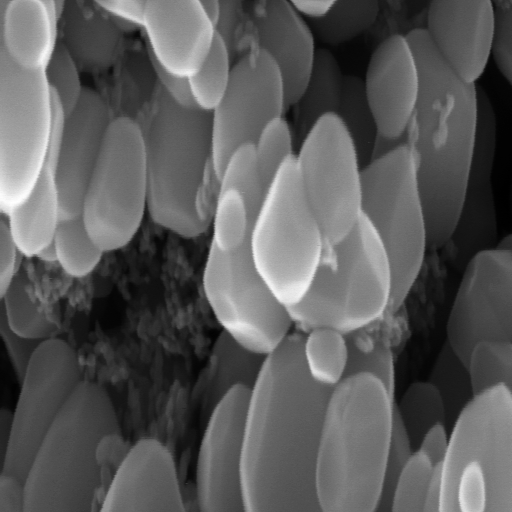
#> input picture demonstrations/data/trajectory images/image_00.png, 512 x 512 px; its folder holds 4 pictures in this run
$ jupyter execute --allow-errors sam_sem_robustness_stability_analysis.ipynb
#> lines starting #> are read from the running program, lines starting #| are printed output that depends on the picture
# SAM for SEM microstructures: robustness and stability

This teaching notebook adapts the supplied **Noise Sensitivity Analysis with Trajectory Analysis** workflow to one focused question:

> **How much SEM image degradation can Meta's original Segment Anything Model (SAM) tolerate before its internal representation meaningfully changes?**

We study the pooled 256-dimensional output of SAM's ViT-B image encoder. We do **not** compare against a VAE or two-point correlations. Most of the notebook studies representation robustness; a final, clearly separated section studies the local **prediction stability** of SAM's mask decoder under fixed prompts.

## Learning goals and experimental logic

By the end, you should be able to distinguish five complementary views of robustness and stability:

1. **Image-level stability:** Does one degraded image remain close to its own clean embedding?
2. **Neighbourhood stability:** Is its nearest clean reference still the correct image?
3. **Population stability:** Does the geometry of the complete image collection deform?
4. **Visual trajectory:** What does movement look like in a two-dimensional PCA projection?
5. **Local prediction stability:** Do fixed-prompt masks change under small, filter-normalized mask-decoder perturbations?

The first three are computed in the **full 256-D SAM representation space**. PCA is fitted only on clean embeddings and is used strictly as a visualization. A visually dramatic PCA path is not, by itself, proof of a large full-space change.

### Controlled comparison
We create Gaussian, Poisson, blur, and salt-and-pepper degradations. Their physical parameters are not directly comparable, so a deterministic binary search matches each image to requested **SSIM** levels. The measured SSIM is retained because exact matching is not always possible. Blur receives a dataset-specific range: some microstructures reach a high SSIM floor even under extreme blur.

[cell 1]
from pathlib import Path
import hashlib
import json
import os
import time

import matplotlib.pyplot as plt
import numpy as np
import pandas as pd
import seaborn as sns
import torch
import torch.nn as nn
from PIL import Image
from scipy.spatial import procrustes
from sklearn.decomposition import PCA
from sklearn.preprocessing import StandardScaler, normalize
from skimage.filters import gaussian
from skimage.metrics import structural_similarity
from tqdm.auto import tqdm

from segment_anything import SamPredictor, sam_model_registry

sns.set_theme(style="whitegrid", context="notebook")
SEED = 42
rng = np.random.default_rng(SEED)
torch.manual_seed(SEED)
#> (this line was passed over: torch is not available in this run)

PROJECT_ROOT = Path.cwd()
while PROJECT_ROOT != PROJECT_ROOT.parent and not (PROJECT_ROOT / "demonstrations").is_dir():
    PROJECT_ROOT = PROJECT_ROOT.parent
assert (PROJECT_ROOT / "demonstrations").is_dir(), "Run the notebook from inside the repository."
IMAGE_DIR = PROJECT_ROOT / "demonstrations/data/trajectory images"
SAM_CHECKPOINT = PROJECT_ROOT / "weights/segment-anything/sam_vit_b_01ec64.pth"
ARTIFACT_DIR = PROJECT_ROOT / "artifacts/sam_sem_robustness"
ARTIFACT_DIR.mkdir(parents=True, exist_ok=True)

# Set SAM_ROBUSTNESS_SMOKE=1 before execution for a short validation run.
SMOKE_TEST = os.getenv("SAM_ROBUSTNESS_SMOKE", "0") == "1"
MAX_IMAGES = 3 if SMOKE_TEST else 10
N_LEVELS = 1 if SMOKE_TEST else 4
FORCE_RECOMPUTE = False

assert IMAGE_DIR.is_dir(), f"Image directory not found: {IMAGE_DIR}"
#> (the rest of this cell did not finish here and is left out)

## 1. Load and inspect the clean SEM images

All images are converted to grayscale, resized to 512×512 if needed, converted to `float32`, and normalized to [0, 1]. Min–max normalization is performed once, before degradation; degraded images are only clipped, not renormalized. This prevents normalization from partly undoing the intended corruption.

[cell 2]
VALID_SUFFIXES = {".png", ".jpg", ".jpeg", ".tif", ".tiff", ".bmp"}
image_paths = sorted(p for p in IMAGE_DIR.iterdir() if p.suffix.lower() in VALID_SUFFIXES)[:MAX_IMAGES]
assert len(image_paths) >= 3, "At least three images are needed for trajectories and neighbour analysis."

def load_sem_image(path, size=512):
#> called with size = 512
    image = Image.open(path).convert("L")
    if image.size != (size, size):
        image = image.resize((size, size), Image.Resampling.BILINEAR)
    array = np.asarray(image, dtype=np.float32)
    lo, hi = float(array.min()), float(array.max())
#> lo = 0; hi = 255
    if hi > lo:
        array = (array - lo) / (hi - lo)
    else:
        array = np.zeros_like(array)
    return array

clean_images = np.stack([load_sem_image(p) for p in image_paths])
#> call 2 of load_sem_image, with size = 512
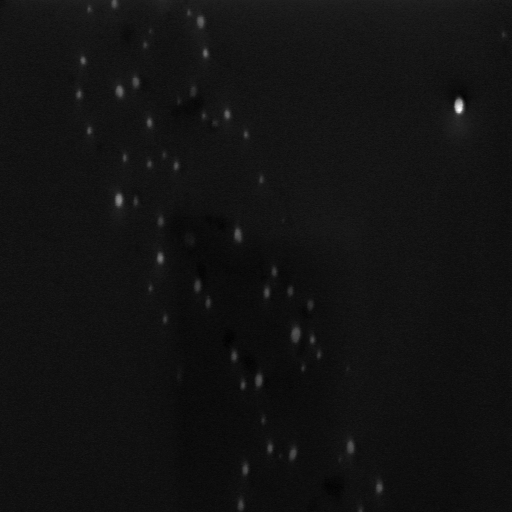
#> input picture demonstrations/data/trajectory images/image_01.png, 512 x 512 px
#> call 3 of load_sem_image, with size = 512
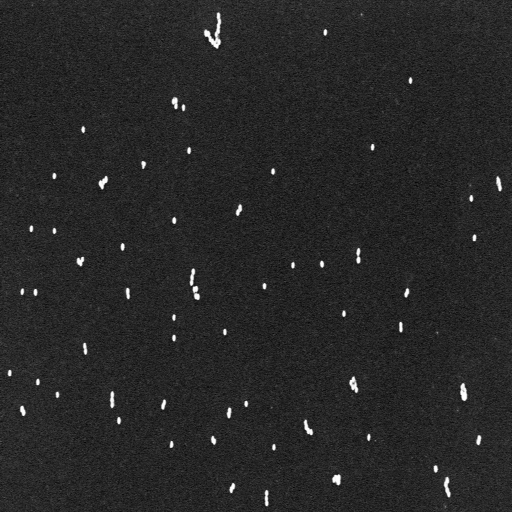
#> input picture demonstrations/data/trajectory images/image_02.png, 512 x 512 px
#> call 4 of load_sem_image, with size = 512
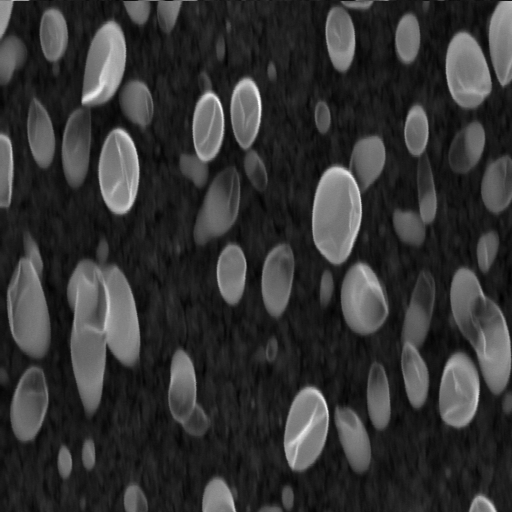
#> input picture demonstrations/data/trajectory images/image_03.png, 512 x 512 px
filenames = np.array([p.name for p in image_paths])
print(f"Loaded {len(clean_images)} images with shape {clean_images.shape[1:]} from {IMAGE_DIR.relative_to(PROJECT_ROOT)}")
#| Loaded 4 images with shape (512, 512) from demonstrations/data/trajectory images

fig, axes = plt.subplots(2, int(np.ceil(len(clean_images) / 2)), figsize=(15, 6))
for ax, image, name in zip(np.ravel(axes), clean_images, filenames):
    ax.imshow(image, cmap="gray", vmin=0, vmax=1)
    ax.set_title(name)
    ax.axis("off")
#> this loop made 4 passes
#> name on passes 1 to 4: 'image_00.png', 'image_01.png', 'image_02.png', 'image_03.png'
for ax in np.ravel(axes)[len(clean_images):]:
    ax.axis("off")
#> this loop made 0 passes
fig.suptitle("Clean SEM microstructures", fontsize=16)
plt.tight_layout()
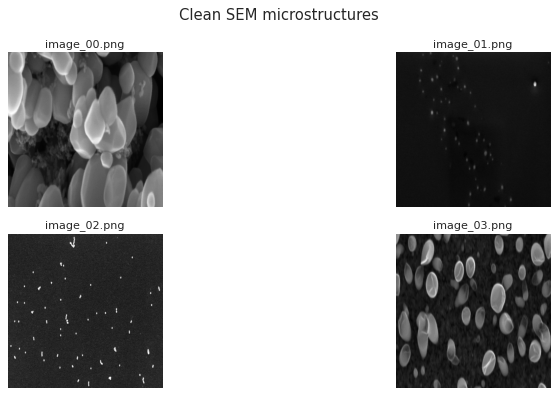
#> figure drawn by matplotlib, 4 panels

## 2. Generate SSIM-matched degradation trajectories

The functions below retain the source notebook's four noise models and SSIM matching, with two reproducibility improvements:

- every search uses a fixed random seed, so evaluating the same parameter gives the same image;
- the best observed match is returned even when stochastic/discrete noise prevents exact convergence.

**SSIM is a control variable, not a verdict on scientific usefulness.** Two corruptions with the same SSIM can alter microstructural evidence very differently.

[cell 3]
NOISE_TYPES = ("gaussian", "poisson", "blur", "salt_pepper")
DISPLAY_NAME = {"gaussian": "Gaussian", "poisson": "Poisson", "blur": "Blur", "salt_pepper": "Salt & pepper"}

def image_ssim(reference, candidate):
    return float(structural_similarity(reference, candidate, data_range=1.0))

def degrade(image, noise_type, strength, seed):
#> called with noise_type = 'blur', strength = 50, seed = 42
    local_rng = np.random.default_rng(seed)
    if noise_type == "gaussian":
        out = image + local_rng.normal(0.0, strength, image.shape)
    elif noise_type == "poisson":
        peak = max(float(strength), 1e-4)
        out = local_rng.poisson(np.clip(image, 0, 1) * peak) / peak
    elif noise_type == "blur":
        out = gaussian(image, sigma=strength, preserve_range=True)
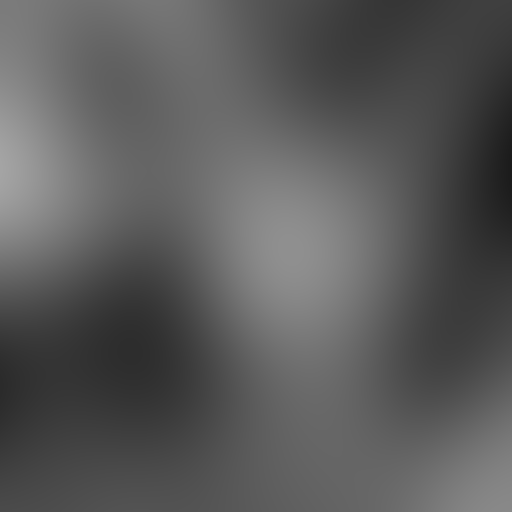
#> out: shape (512, 512) float32; min 0.107, max 0.646, mean 0.356
    elif noise_type == "salt_pepper":
        amount = float(np.clip(strength, 0, 1))
        draws = local_rng.random(image.shape)
        out = image.copy()
        out[draws < amount / 2] = 0.0
        out[(draws >= amount / 2) & (draws < amount)] = 1.0
    else:
        raise ValueError(f"Unknown noise type: {noise_type}")
    return np.clip(out, 0, 1).astype(np.float32)

def match_target_ssim(image, noise_type, target, seed, tolerance=0.012, max_iter=28):
    # Poisson strength is peak electron count: larger means cleaner. Search in log space.
    if noise_type == "poisson":
        low, high = -2.0, 5.0
        to_strength = lambda x: 10.0 ** x
        cleaner_when_larger = True
    else:
        bounds = {"gaussian": (0.0, 1.0), "blur": (0.0, 50.0), "salt_pepper": (0.0, 1.0)}
        low, high = bounds[noise_type]
        to_strength = lambda x: x
        cleaner_when_larger = False

    best = None
    for _ in range(max_iter):
        middle = (low + high) / 2
        strength = to_strength(middle)
        candidate = degrade(image, noise_type, strength, seed)
        measured = image_ssim(image, candidate)
        error = abs(measured - target)
        if best is None or error < best[0]:
            best = (error, candidate, measured, strength)
        if error <= tolerance:
            break
        if cleaner_when_larger:
            if measured < target:
                low = middle
            else:
                high = middle
        else:
            if measured < target:
                high = middle
            else:
                low = middle
    _, candidate, measured, strength = best
    return candidate, measured, strength

# A common wide range works for additive/shot/impulse noise. Blur needs a data-driven floor.
wide_targets = np.array([0.85] if SMOKE_TEST else [0.95, 0.80, 0.65, 0.50])
blur_floors = np.array([image_ssim(img, degrade(img, "blur", 50.0, SEED)) for img in clean_images])
#> call 2 of degrade, with noise_type = 'blur', strength = 50, seed = 42
#> in degrade (call 2), `out = gaussian(image, sigma=strength, preserve_range=True)`:
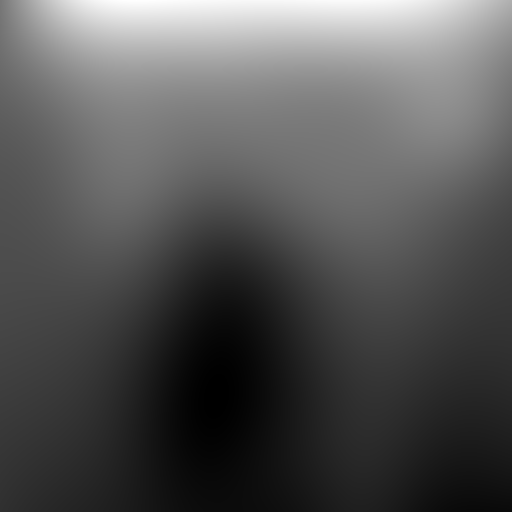
#> out: shape (512, 512) float32; min 0.0551, max 0.105, mean 0.0719; drawn with min black and max white
#> call 3 of degrade, with noise_type = 'blur', strength = 50, seed = 42
#> in degrade (call 3), `out = gaussian(image, sigma=strength, preserve_range=True)`:
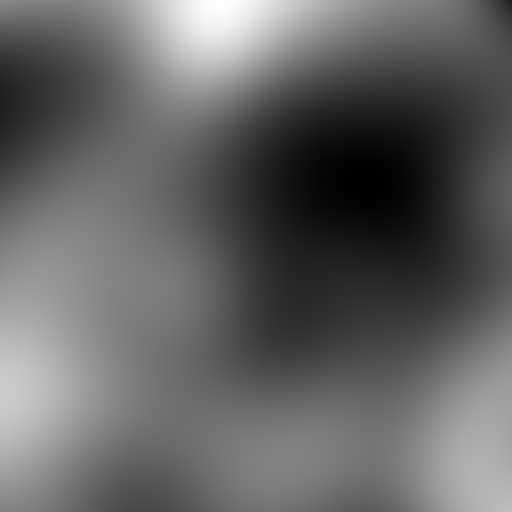
#> out: shape (512, 512) float32; min 0.14, max 0.174, mean 0.154; drawn with min black and max white
#> call 4 of degrade, with noise_type = 'blur', strength = 50, seed = 42
#> in degrade (call 4), `out = gaussian(image, sigma=strength, preserve_range=True)`:
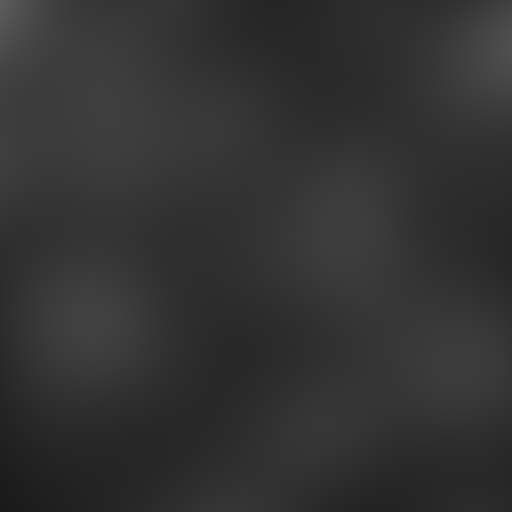
#> out: shape (512, 512) float32; min 0.103, max 0.367, mean 0.2
#> blur_floors = [0.611, 0.903, 0.47, 0.482]
safe_blur_floor = float(blur_floors.max())
#> safe_blur_floor = 0.903
#> (the rest of the program and of its run is left out)
